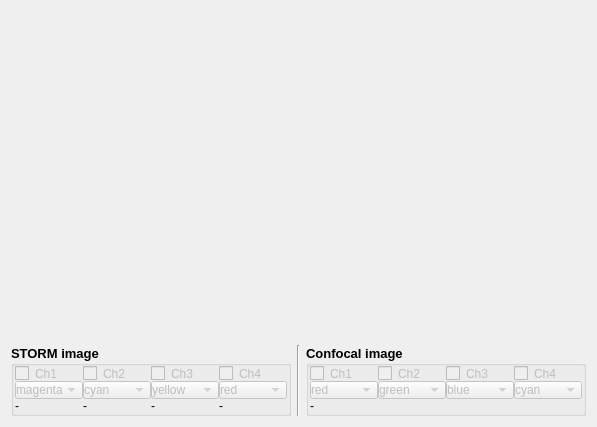
   <widget class="QWidget" name="dockWidgetContents">
    <property name="sizePolicy">
     <sizepolicy hsizetype="Preferred" vsizetype="Expanding">
      <horstretch>0</horstretch>
      <verstretch>0</verstretch>
     </sizepolicy>
    </property>
    <property name="minimumSize">
     <size>
      <width>0</width>
      <height>427</height>
     </size>
    </property>
    <layout class="QVBoxLayout" name="verticalLayout_11">
     <item>
      <widget class="QWidget" name="viewer_container" native="true">
       <property name="sizePolicy">
        <sizepolicy hsizetype="Expanding" vsizetype="Expanding">
         <horstretch>0</horstretch>
         <verstretch>0</verstretch>
        </sizepolicy>
       </property>
       <layout class="QVBoxLayout" name="verticalLayout_13">
        <property name="margin">
         <number>0</number>
        </property>
        <item>
         <layout class="QVBoxLayout" name="viewer_container_layout">
          <property name="spacing">
           <number>6</number>
          </property>
         </layout>
        </item>
       </layout>
      </widget>
     </item>
     <item>
      <widget class="QWidget" name="widget_6" native="true">
       <layout class="QHBoxLayout" name="horizontalLayout_8">
        <property name="spacing">
         <number>6</number>
        </property>
        <property name="margin">
         <number>0</number>
        </property>
        <item>
         <widget class="QGroupBox" name="groupBox_storm_bottom_controls">
          <property name="font">
           <font>
            <pointsize>10</pointsize>
            <weight>75</weight>
            <bold>true</bold>
           </font>
          </property>
          <property name="styleSheet">
           <string notr="true">border-color: qlineargradient(spread:pad, x1:0, y1:0, x2:1, y2:0, stop:0 rgba(0, 0, 0, 255), stop:1 rgba(255, 255, 255, 255));</string>
          </property>
          <property name="title">
           <string>STORM image</string>
          </property>
          <property name="flat">
           <bool>true</bool>
          </property>
          <layout class="QVBoxLayout" name="verticalLayout_14">
           <property name="spacing">
            <number>0</number>
           </property>
           <property name="leftMargin">
            <number>1</number>
           </property>
           <property name="topMargin">
            <number>0</number>
           </property>
           <property name="rightMargin">
            <number>1</number>
           </property>
           <property name="bottomMargin">
            <number>0</number>
           </property>
           <item>
            <widget class="QWidget" name="widget" native="true">
             <property name="font">
              <font>
               <pointsize>8</pointsize>
              </font>
             </property>
             <property name="styleSheet">
              <string notr="true">margin: 0;</string>
             </property>
             <layout class="QGridLayout" name="gridLayout_2">
              <property name="margin">
               <number>0</number>
              </property>
              <property name="spacing">
               <number>0</number>
              </property>
              <item row="0" column="1">
               <widget class="QCheckBox" name="checkBox_storm_channel1">
                <property name="enabled">
                 <bool>false</bool>
                </property>
                <property name="text">
                 <string>Ch2</string>
                </property>
                <property name="checked">
                 <bool>false</bool>
                </property>
               </widget>
              </item>
              <item row="0" column="3">
               <widget class="QCheckBox" name="checkBox_storm_channel3">
                <property name="enabled">
                 <bool>false</bool>
                </property>
                <property name="text">
                 <string>Ch4</string>
                </property>
                <property name="checked">
                 <bool>false</bool>
                </property>
               </widget>
              </item>
              <item row="0" column="0">
               <widget class="QCheckBox" name="checkBox_storm_channel0">
                <property name="enabled">
                 <bool>false</bool>
                </property>
                <property name="text">
                 <string>Ch1</string>
                </property>
                <property name="checked">
                 <bool>false</bool>
                </property>
               </widget>
              </item>
              <item row="0" column="2">
               <widget class="QCheckBox" name="checkBox_storm_channel2">
                <property name="enabled">
                 <bool>false</bool>
                </property>
                <property name="text">
                 <string>Ch3</string>
                </property>
                <property name="checked">
                 <bool>false</bool>
                </property>
               </widget>
              </item>
              <item row="1" column="1">
               <widget class="QComboBox" name="comboBox_storm_channel1_color">
                <property name="enabled">
                 <bool>false</bool>
                </property>
                <property name="editable">
                 <bool>false</bool>
                </property>
                <property name="currentIndex">
                 <number>3</number>
                </property>
                <item>
                 <property name="text">
                  <string>red</string>
                 </property>
                 <property name="icon">
                  <iconset resource="../resources/main_resources.qrc">
                   <normaloff>:/icon/icons/square-rounded-32-r.png</normaloff>:/icon/icons/square-rounded-32-r.png</iconset>
                 </property>
                </item>
                <item>
                 <property name="text">
                  <string>green</string>
                 </property>
                 <property name="icon">
                  <iconset resource="../resources/main_resources.qrc">
                   <normaloff>:/icon/icons/square-rounded-32-g.png</normaloff>:/icon/icons/square-rounded-32-g.png</iconset>
                 </property>
                </item>
                <item>
                 <property name="text">
                  <string>blue</string>
                 </property>
                 <property name="icon">
                  <iconset resource="../resources/main_resources.qrc">
                   <normaloff>:/icon/icons/square-rounded-32-b.png</normaloff>:/icon/icons/square-rounded-32-b.png</iconset>
                 </property>
                </item>
                <item>
                 <property name="text">
                  <string>cyan</string>
                 </property>
                 <property name="icon">
                  <iconset resource="../resources/main_resources.qrc">
                   <normaloff>:/icon/icons/square-rounded-32-c.png</normaloff>:/icon/icons/square-rounded-32-c.png</iconset>
                 </property>
                </item>
                <item>
                 <property name="text">
                  <string>magenta</string>
                 </property>
                 <property name="icon">
                  <iconset resource="../resources/main_resources.qrc">
                   <normaloff>:/icon/icons/square-rounded-32-m.png</normaloff>:/icon/icons/square-rounded-32-m.png</iconset>
                 </property>
                </item>
                <item>
                 <property name="text">
                  <string>yellow</string>
                 </property>
                 <property name="icon">
                  <iconset resource="../resources/main_resources.qrc">
                   <normaloff>:/icon/icons/square-rounded-32-y.png</normaloff>:/icon/icons/square-rounded-32-y.png</iconset>
                 </property>
                </item>
               </widget>
              </item>
              <item row="1" column="0">
               <widget class="QComboBox" name="comboBox_storm_channel0_color">
                <property name="enabled">
                 <bool>false</bool>
                </property>
                <property name="editable">
                 <bool>false</bool>
                </property>
                <property name="currentIndex">
                 <number>4</number>
                </property>
                <item>
                 <property name="text">
                  <string>red</string>
                 </property>
                 <property name="icon">
                  <iconset resource="../resources/main_resources.qrc">
                   <normaloff>:/icon/icons/square-rounded-32-r.png</normaloff>:/icon/icons/square-rounded-32-r.png</iconset>
                 </property>
                </item>
                <item>
                 <property name="text">
                  <string>green</string>
                 </property>
                 <property name="icon">
                  <iconset resource="../resources/main_resources.qrc">
                   <normaloff>:/icon/icons/square-rounded-32-g.png</normaloff>:/icon/icons/square-rounded-32-g.png</iconset>
                 </property>
                </item>
                <item>
                 <property name="text">
                  <string>blue</string>
                 </property>
                 <property name="icon">
                  <iconset resource="../resources/main_resources.qrc">
                   <normaloff>:/icon/icons/square-rounded-32-b.png</normaloff>:/icon/icons/square-rounded-32-b.png</iconset>
                 </property>
                </item>
                <item>
                 <property name="text">
                  <string>cyan</string>
                 </property>
                 <property name="icon">
                  <iconset resource="../resources/main_resources.qrc">
                   <normaloff>:/icon/icons/square-rounded-32-c.png</normaloff>:/icon/icons/square-rounded-32-c.png</iconset>
                 </property>
                </item>
                <item>
                 <property name="text">
                  <string>magenta</string>
                 </property>
                 <property name="icon">
                  <iconset resource="../resources/main_resources.qrc">
                   <normaloff>:/icon/icons/square-rounded-32-m.png</normaloff>:/icon/icons/square-rounded-32-m.png</iconset>
                 </property>
                </item>
                <item>
                 <property name="text">
                  <string>yellow</string>
                 </property>
                 <property name="icon">
                  <iconset resource="../resources/main_resources.qrc">
                   <normaloff>:/icon/icons/square-rounded-32-y.png</normaloff>:/icon/icons/square-rounded-32-y.png</iconset>
                 </property>
                </item>
               </widget>
              </item>
              <item row="1" column="2">
               <widget class="QComboBox" name="comboBox_storm_channel2_color">
                <property name="enabled">
                 <bool>false</bool>
                </property>
                <property name="editable">
                 <bool>false</bool>
                </property>
                <property name="currentIndex">
                 <number>5</number>
                </property>
                <item>
                 <property name="text">
                  <string>red</string>
                 </property>
                 <property name="icon">
                  <iconset resource="../resources/main_resources.qrc">
                   <normaloff>:/icon/icons/square-rounded-32-r.png</normaloff>:/icon/icons/square-rounded-32-r.png</iconset>
                 </property>
                </item>
                <item>
                 <property name="text">
                  <string>green</string>
                 </property>
                 <property name="icon">
                  <iconset resource="../resources/main_resources.qrc">
                   <normaloff>:/icon/icons/square-rounded-32-g.png</normaloff>:/icon/icons/square-rounded-32-g.png</iconset>
                 </property>
                </item>
                <item>
                 <property name="text">
                  <string>blue</string>
                 </property>
                 <property name="icon">
                  <iconset resource="../resources/main_resources.qrc">
                   <normaloff>:/icon/icons/square-rounded-32-b.png</normaloff>:/icon/icons/square-rounded-32-b.png</iconset>
                 </property>
                </item>
                <item>
                 <property name="text">
                  <string>cyan</string>
                 </property>
                 <property name="icon">
                  <iconset resource="../resources/main_resources.qrc">
                   <normaloff>:/icon/icons/square-rounded-32-c.png</normaloff>:/icon/icons/square-rounded-32-c.png</iconset>
                 </property>
                </item>
                <item>
                 <property name="text">
                  <string>magenta</string>
                 </property>
                 <property name="icon">
                  <iconset resource="../resources/main_resources.qrc">
                   <normaloff>:/icon/icons/square-rounded-32-m.png</normaloff>:/icon/icons/square-rounded-32-m.png</iconset>
                 </property>
                </item>
                <item>
                 <property name="text">
                  <string>yellow</string>
                 </property>
                 <property name="icon">
                  <iconset resource="../resources/main_resources.qrc">
                   <normaloff>:/icon/icons/square-rounded-32-y.png</normaloff>:/icon/icons/square-rounded-32-y.png</iconset>
                 </property>
                </item>
               </widget>
              </item>
              <item row="1" column="3">
               <widget class="QComboBox" name="comboBox_storm_channel3_color">
                <property name="enabled">
                 <bool>false</bool>
                </property>
                <property name="editable">
                 <bool>false</bool>
                </property>
                <property name="currentIndex">
                 <number>0</number>
                </property>
                <item>
                 <property name="text">
                  <string>red</string>
                 </property>
                 <property name="icon">
                  <iconset resource="../resources/main_resources.qrc">
                   <normaloff>:/icon/icons/square-rounded-32-r.png</normaloff>:/icon/icons/square-rounded-32-r.png</iconset>
                 </property>
                </item>
                <item>
                 <property name="text">
                  <string>green</string>
                 </property>
                 <property name="icon">
                  <iconset resource="../resources/main_resources.qrc">
                   <normaloff>:/icon/icons/square-rounded-32-g.png</normaloff>:/icon/icons/square-rounded-32-g.png</iconset>
                 </property>
                </item>
                <item>
                 <property name="text">
                  <string>blue</string>
                 </property>
                 <property name="icon">
                  <iconset resource="../resources/main_resources.qrc">
                   <normaloff>:/icon/icons/square-rounded-32-b.png</normaloff>:/icon/icons/square-rounded-32-b.png</iconset>
                 </property>
                </item>
                <item>
                 <property name="text">
                  <string>cyan</string>
                 </property>
                 <property name="icon">
                  <iconset resource="../resources/main_resources.qrc">
                   <normaloff>:/icon/icons/square-rounded-32-c.png</normaloff>:/icon/icons/square-rounded-32-c.png</iconset>
                 </property>
                </item>
                <item>
                 <property name="text">
                  <string>magenta</string>
                 </property>
                 <property name="icon">
                  <iconset resource="../resources/main_resources.qrc">
                   <normaloff>:/icon/icons/square-rounded-32-m.png</normaloff>:/icon/icons/square-rounded-32-m.png</iconset>
                 </property>
                </item>
                <item>
                 <property name="text">
                  <string>yellow</string>
                 </property>
                 <property name="icon">
                  <iconset resource="../resources/main_resources.qrc">
                   <normaloff>:/icon/icons/square-rounded-32-y.png</normaloff>:/icon/icons/square-rounded-32-y.png</iconset>
                 </property>
                </item>
               </widget>
              </item>
              <item row="2" column="0">
               <widget class="QLabel" name="label_storm_channel0_info">
                <property name="text">
                 <string>-</string>
                </property>
                <property name="margin">
                 <number>0</number>
                </property>
               </widget>
              </item>
              <item row="2" column="1">
               <widget class="QLabel" name="label_storm_channel1_info">
                <property name="text">
                 <string>-</string>
                </property>
                <property name="margin">
                 <number>0</number>
                </property>
               </widget>
              </item>
              <item row="2" column="2">
               <widget class="QLabel" name="label_storm_channel2_info">
                <property name="text">
                 <string>-</string>
                </property>
                <property name="margin">
                 <number>0</number>
                </property>
               </widget>
              </item>
              <item row="2" column="3">
               <widget class="QLabel" name="label_storm_channel3_info">
                <property name="text">
                 <string>-</string>
                </property>
                <property name="margin">
                 <number>0</number>
                </property>
               </widget>
              </item>
             </layout>
            </widget>
           </item>
          </layout>
         </widget>
        </item>
        <item>
         <widget class="Line" name="line_3">
          <property name="orientation">
           <enum>Qt::Vertical</enum>
          </property>
         </widget>
        </item>
        <item>
         <widget class="QGroupBox" name="groupBox_confocal_bottom_controls">
          <property name="font">
           <font>
            <pointsize>10</pointsize>
            <weight>75</weight>
            <bold>true</bold>
           </font>
          </property>
          <property name="styleSheet">
           <string notr="true">border-color: qlineargradient(spread:pad, x1:0, y1:0, x2:1, y2:0, stop:0 rgba(0, 0, 0, 255), stop:1 rgba(255, 255, 255, 255));</string>
          </property>
          <property name="title">
           <string>Confocal image</string>
          </property>
          <property name="flat">
           <bool>true</bool>
          </property>
          <layout class="QVBoxLayout" name="verticalLayout_15">
           <property name="spacing">
            <number>0</number>
           </property>
           <property name="leftMargin">
            <number>1</number>
           </property>
           <property name="topMargin">
            <number>0</number>
           </property>
           <property name="rightMargin">
            <number>1</number>
           </property>
           <property name="bottomMargin">
            <number>0</number>
           </property>
           <item>
            <widget class="QWidget" name="widget_4" native="true">
             <property name="styleSheet">
              <string notr="true">margin: 0;</string>
             </property>
             <layout class="QGridLayout" name="gridLayout_3">
              <property name="margin">
               <number>0</number>
              </property>
              <property name="spacing">
               <number>0</number>
              </property>
              <item row="0" column="3">
               <widget class="QCheckBox" name="checkBox_confocal_channel3">
                <property name="enabled">
                 <bool>false</bool>
                </property>
                <property name="text">
                 <string>Ch4</string>
                </property>
                <property name="checked">
                 <bool>false</bool>
                </property>
               </widget>
              </item>
              <item row="0" column="2">
               <widget class="QCheckBox" name="checkBox_confocal_channel2">
                <property name="enabled">
                 <bool>false</bool>
                </property>
                <property name="text">
                 <string>Ch3</string>
                </property>
                <property name="checked">
                 <bool>false</bool>
                </property>
               </widget>
              </item>
              <item row="1" column="2">
               <widget class="QComboBox" name="comboBox_confocal_channel2_color">
                <property name="enabled">
                 <bool>false</bool>
                </property>
                <property name="editable">
                 <bool>false</bool>
                </property>
                <property name="currentIndex">
                 <number>2</number>
                </property>
                <item>
                 <property name="text">
                  <string>red</string>
                 </property>
                 <property name="icon">
                  <iconset resource="../resources/main_resources.qrc">
                   <normaloff>:/icon/icons/square-rounded-32-r.png</normaloff>:/icon/icons/square-rounded-32-r.png</iconset>
                 </property>
                </item>
                <item>
                 <property name="text">
                  <string>green</string>
                 </property>
                 <property name="icon">
                  <iconset resource="../resources/main_resources.qrc">
                   <normaloff>:/icon/icons/square-rounded-32-g.png</normaloff>:/icon/icons/square-rounded-32-g.png</iconset>
                 </property>
                </item>
                <item>
                 <property name="text">
                  <string>blue</string>
                 </property>
                 <property name="icon">
                  <iconset resource="../resources/main_resources.qrc">
                   <normaloff>:/icon/icons/square-rounded-32-b.png</normaloff>:/icon/icons/square-rounded-32-b.png</iconset>
                 </property>
                </item>
                <item>
                 <property name="text">
                  <string>cyan</string>
                 </property>
                 <property name="icon">
                  <iconset resource="../resources/main_resources.qrc">
                   <normaloff>:/icon/icons/square-rounded-32-c.png</normaloff>:/icon/icons/square-rounded-32-c.png</iconset>
                 </property>
                </item>
                <item>
                 <property name="text">
                  <string>magenta</string>
                 </property>
                 <property name="icon">
                  <iconset resource="../resources/main_resources.qrc">
                   <normaloff>:/icon/icons/square-rounded-32-m.png</normaloff>:/icon/icons/square-rounded-32-m.png</iconset>
                 </property>
                </item>
                <item>
                 <property name="text">
                  <string>yellow</string>
                 </property>
                 <property name="icon">
                  <iconset resource="../resources/main_resources.qrc">
                   <normaloff>:/icon/icons/square-rounded-32-y.png</normaloff>:/icon/icons/square-rounded-32-y.png</iconset>
                 </property>
                </item>
               </widget>
              </item>
              <item row="0" column="1">
               <widget class="QCheckBox" name="checkBox_confocal_channel1">
                <property name="enabled">
                 <bool>false</bool>
                </property>
                <property name="styleSheet">
                 <string notr="true"/>
                </property>
                <property name="text">
                 <string>Ch2</string>
                </property>
                <property name="checked">
                 <bool>false</bool>
                </property>
               </widget>
              </item>
              <item row="0" column="0">
               <widget class="QCheckBox" name="checkBox_confocal_channel0">
                <property name="enabled">
                 <bool>false</bool>
                </property>
                <property name="text">
                 <string>Ch1</string>
                </property>
                <property name="checked">
                 <bool>false</bool>
                </property>
               </widget>
              </item>
              <item row="1" column="3">
               <widget class="QComboBox" name="comboBox_confocal_channel3_color">
                <property name="enabled">
                 <bool>false</bool>
                </property>
                <property name="editable">
                 <bool>false</bool>
                </property>
                <property name="currentIndex">
                 <number>3</number>
                </property>
                <item>
                 <property name="text">
                  <string>red</string>
                 </property>
                 <property name="icon">
                  <iconset resource="../resources/main_resources.qrc">
                   <normaloff>:/icon/icons/square-rounded-32-r.png</normaloff>:/icon/icons/square-rounded-32-r.png</iconset>
                 </property>
                </item>
                <item>
                 <property name="text">
                  <string>green</string>
                 </property>
                 <property name="icon">
                  <iconset resource="../resources/main_resources.qrc">
                   <normaloff>:/icon/icons/square-rounded-32-g.png</normaloff>:/icon/icons/square-rounded-32-g.png</iconset>
                 </property>
                </item>
                <item>
                 <property name="text">
                  <string>blue</string>
                 </property>
                 <property name="icon">
                  <iconset resource="../resources/main_resources.qrc">
                   <normaloff>:/icon/icons/square-rounded-32-b.png</normaloff>:/icon/icons/square-rounded-32-b.png</iconset>
                 </property>
                </item>
                <item>
                 <property name="text">
                  <string>cyan</string>
                 </property>
                 <property name="icon">
                  <iconset resource="../resources/main_resources.qrc">
                   <normaloff>:/icon/icons/square-rounded-32-c.png</normaloff>:/icon/icons/square-rounded-32-c.png</iconset>
                 </property>
                </item>
                <item>
                 <property name="text">
                  <string>magenta</string>
                 </property>
                 <property name="icon">
                  <iconset resource="../resources/main_resources.qrc">
                   <normaloff>:/icon/icons/square-rounded-32-m.png</normaloff>:/icon/icons/square-rounded-32-m.png</iconset>
                 </property>
                </item>
                <item>
                 <property name="text">
                  <string>yellow</string>
                 </property>
                 <property name="icon">
                  <iconset resource="../resources/main_resources.qrc">
                   <normaloff>:/icon/icons/square-rounded-32-y.png</normaloff>:/icon/icons/square-rounded-32-y.png</iconset>
                 </property>
                </item>
               </widget>
              </item>
              <item row="1" column="0">
               <widget class="QComboBox" name="comboBox_confocal_channel0_color">
                <property name="enabled">
                 <bool>false</bool>
                </property>
                <property name="editable">
                 <bool>false</bool>
                </property>
                <property name="currentIndex">
                 <number>0</number>
                </property>
                <item>
                 <property name="text">
                  <string>red</string>
                 </property>
                 <property name="icon">
                  <iconset resource="../resources/main_resources.qrc">
                   <normaloff>:/icon/icons/square-rounded-32-r.png</normaloff>:/icon/icons/square-rounded-32-r.png</iconset>
                 </property>
                </item>
                <item>
                 <property name="text">
                  <string>green</string>
                 </property>
                 <property name="icon">
                  <iconset resource="../resources/main_resources.qrc">
                   <normaloff>:/icon/icons/square-rounded-32-g.png</normaloff>:/icon/icons/square-rounded-32-g.png</iconset>
                 </property>
                </item>
                <item>
                 <property name="text">
                  <string>blue</string>
                 </property>
                 <property name="icon">
                  <iconset resource="../resources/main_resources.qrc">
                   <normaloff>:/icon/icons/square-rounded-32-b.png</normaloff>:/icon/icons/square-rounded-32-b.png</iconset>
                 </property>
                </item>
                <item>
                 <property name="text">
                  <string>cyan</string>
                 </property>
                 <property name="icon">
                  <iconset resource="../resources/main_resources.qrc">
                   <normaloff>:/icon/icons/square-rounded-32-c.png</normaloff>:/icon/icons/square-rounded-32-c.png</iconset>
                 </property>
                </item>
                <item>
                 <property name="text">
                  <string>magenta</string>
                 </property>
                 <property name="icon">
                  <iconset resource="../resources/main_resources.qrc">
                   <normaloff>:/icon/icons/square-rounded-32-m.png</normaloff>:/icon/icons/square-rounded-32-m.png</iconset>
                 </property>
                </item>
                <item>
                 <property name="text">
                  <string>yellow</string>
                 </property>
                 <property name="icon">
                  <iconset resource="../resources/main_resources.qrc">
                   <normaloff>:/icon/icons/square-rounded-32-y.png</normaloff>:/icon/icons/square-rounded-32-y.png</iconset>
                 </property>
                </item>
               </widget>
              </item>
              <item row="1" column="1">
               <widget class="QComboBox" name="comboBox_confocal_channel1_color">
                <property name="enabled">
                 <bool>false</bool>
                </property>
                <property name="editable">
                 <bool>false</bool>
                </property>
                <property name="currentIndex">
                 <number>1</number>
                </property>
                <item>
                 <property name="text">
                  <string>red</string>
                 </property>
                 <property name="icon">
                  <iconset resource="../resources/main_resources.qrc">
                   <normaloff>:/icon/icons/square-rounded-32-r.png</normaloff>:/icon/icons/square-rounded-32-r.png</iconset>
                 </property>
                </item>
                <item>
                 <property name="text">
                  <string>green</string>
                 </property>
                 <property name="icon">
                  <iconset resource="../resources/main_resources.qrc">
                   <normaloff>:/icon/icons/square-rounded-32-g.png</normaloff>:/icon/icons/square-rounded-32-g.png</iconset>
                 </property>
                </item>
                <item>
                 <property name="text">
                  <string>blue</string>
                 </property>
                 <property name="icon">
                  <iconset resource="../resources/main_resources.qrc">
                   <normaloff>:/icon/icons/square-rounded-32-b.png</normaloff>:/icon/icons/square-rounded-32-b.png</iconset>
                 </property>
                </item>
                <item>
                 <property name="text">
                  <string>cyan</string>
                 </property>
                 <property name="icon">
                  <iconset resource="../resources/main_resources.qrc">
                   <normaloff>:/icon/icons/square-rounded-32-c.png</normaloff>:/icon/icons/square-rounded-32-c.png</iconset>
                 </property>
                </item>
                <item>
                 <property name="text">
                  <string>magenta</string>
                 </property>
                 <property name="icon">
                  <iconset resource="../resources/main_resources.qrc">
                   <normaloff>:/icon/icons/square-rounded-32-m.png</normaloff>:/icon/icons/square-rounded-32-m.png</iconset>
                 </property>
                </item>
                <item>
                 <property name="text">
                  <string>yellow</string>
                 </property>
                 <property name="icon">
                  <iconset resource="../resources/main_resources.qrc">
                   <normaloff>:/icon/icons/square-rounded-32-y.png</normaloff>:/icon/icons/square-rounded-32-y.png</iconset>
                 </property>
                </item>
               </widget>
              </item>
              <item row="2" column="0" colspan="4">
               <widget class="QLabel" name="label_confocal_info">
                <property name="lineWidth">
                 <number>1</number>
                </property>
                <property name="text">
                 <string>-</string>
                </property>
               </widget>
              </item>
             </layout>
            </widget>
           </item>
          </layout>
         </widget>
        </item>
       </layout>
      </widget>
     </item>
    </layout>
   </widget>
